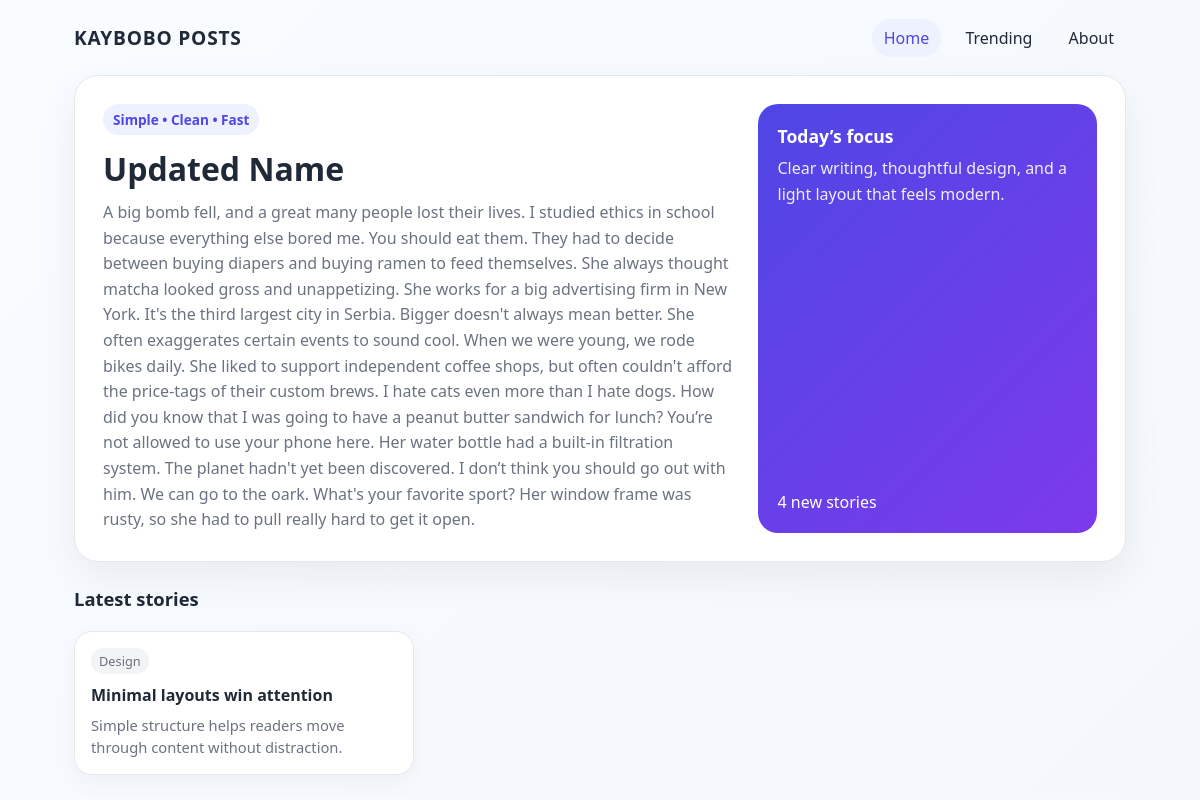
The app's page /posts/1/ with its own data.
### projectapp/models.py (models this page shows, shortened)
class Post(models.Model):
    name = models.CharField(max_length=100, unique=True)
    body = models.TextField()
    is_published = models.BooleanField(default=False)
    date = models.DateTimeField(auto_now=True)
    last_edited = models.DateTimeField(auto_now=True)

### projectapp/views.py (the view)
# urls.py: path('posts/<int:pk>/', views.post, name='post'),
def post(request, pk):
    the_post = get_object_or_404(Post, pk=pk)
    context = {'post': the_post}
    return render(request, "post.html", context)

### templates/post.html (shortened to what this page needs)
{%load static %}
<!DOCTYPE html>
<html lang="en">
<head>
</head>
<body>
    <div class="container">
        <header class="topbar">
            <div class="brand">Kaybobo Posts {{posts.count}}</div>
            <nav class="nav">
                <a href="#page1" class="active-nav" data-page="page1">Home</a>
                <a href="#page2" data-page="page2">Trending</a>
                <a href="#page3" data-page="page3">About</a>
            </nav>
        </header>
        <section id="page1" class="page active">
            <div class="hero">
                <div>
                    <span class="hero-badge">Simple • Clean • Fast</span>
                    <h1>{{ post.name }}</h1>
                    <p>{{ post.body }}</p>
                </div>
                <div class="hero-card">
                    <div>
                        <h3>Today’s focus</h3>
                        <p>Clear writing, thoughtful design, and a light layout that feels modern.</p>
                    </div>
                    <div>4 new stories</div>
                </div>
            </div>
            <div class="section-head">
                <h2>Latest stories</h2>
            </div>
            <div class="card-grid">
                <article class="post-card">
                    <div class="post-card-inner">
                        <span class="tag">Design</span>
                        <h4>Minimal layouts win attention</h4>
                        <p>Simple structure helps readers move through content without distraction.</p>
                    </div>
                </article>
            </div>
        </section>
    </div>
</body>
</html>

### templates/post.html (style rules this page uses)
:root { --bg: #f4f7fb; --surface: #ffffff; --text: #1f2937; --muted: #6b7280; --accent: #4f46e5; --accent-soft: #eef2ff; --border: #e5e7eb; }
* { box-sizing: border-box; }
body { margin: 0; font-family: "Segoe UI", Tahoma, Geneva, Verdana, sans-serif; background: linear-gradient(135deg, #f8fbff 0%, var(--bg) 100%); color: var(--text); }
.container { max-width: 1100px; margin: 0 auto; padding: 24px; }
.topbar { display: flex; justify-content: space-between; align-items: center; margin-bottom: 24px; }
.brand { font-size: 1.2rem; font-weight: 700; letter-spacing: 0.04em; text-transform: uppercase; }
.nav a { text-decoration: none; color: var(--text); padding: 8px 12px; border-radius: 999px; margin-left: 8px; transition: 0.2s ease; }
.nav a:hover, .nav a.active-nav { background: var(--accent-soft); color: var(--accent); }
.page { display: none; animation: fadeIn 0.25s ease; }
.page.active { display: block; }
.hero { background: var(--surface); border: 1px solid var(--border); border-radius: 24px; padding: 28px; display: grid; grid-template-columns: 1.3fr 0.7fr; gap: 24px; box-shadow: 0 16px 40px rgba(15, 23, 42, 0.06); }
.hero h1 { margin: 0 0 10px; font-size: 2rem; }
.hero p { margin: 0; color: var(--muted); line-height: 1.6; }
.hero-badge { display: inline-block; padding: 6px 10px; background: var(--accent-soft); color: var(--accent); border-radius: 999px; font-size: 0.85rem; margin-bottom: 12px; font-weight: 600; }
.hero-card { background: linear-gradient(135deg, var(--accent) 0%, #7c3aed 100%); color: white; border-radius: 20px; padding: 20px; display: flex; flex-direction: column; justify-content: space-between; min-height: 220px; }
.hero-card h3 { margin: 0 0 8px; font-size: 1.1rem; }
.hero-card p { color: rgba(255,255,255,0.9); margin: 0; }
.card-grid { display: grid; grid-template-columns: repeat(3, minmax(0, 1fr)); gap: 16px; margin-top: 20px; }
.post-card { background: var(--surface); border: 1px solid var(--border); border-radius: 18px; padding: 16px; box-shadow: 0 8px 24px rgba(15, 23, 42, 0.04); }
.tag { display: inline-block; padding: 4px 8px; border-radius: 999px; background: #f3f4f6; color: var(--muted); font-size: 0.8rem; margin-bottom: 10px; }
.post-card h4 { margin: 0 0 8px; font-size: 1rem; }
.post-card p { margin: 0; color: var(--muted); font-size: 0.92rem; line-height: 1.5; }
.section-head { display: flex; justify-content: space-between; align-items: center; margin: 24px 0 14px; }
.section-head h2 { margin: 0; font-size: 1.15rem; }

### records on screen
Post: name "Updated Name", body "A big bomb fell, and a great many people lost their lives. I studied ethics in school because everything else bored me. You should eat them. They had to decide between buying diapers and buying ramen to feed themselves. She always thought matcha looked gross and unappetizing. She works for a big advertising firm in New York. It's the third largest city in Serbia. Bigger doesn't always mean better. She often exaggerates certain events to sound cool. When we were young, we rode bikes daily. She liked to support independent coffee shops, but often couldn't afford the price-tags of their custom brews. I hate cats even more than I hate dogs. How did you know that I was going to have a peanut…"
